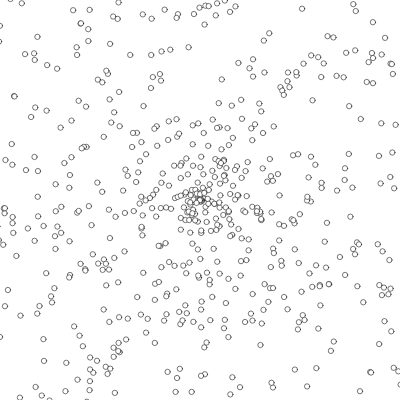
Frame 1 (no input)
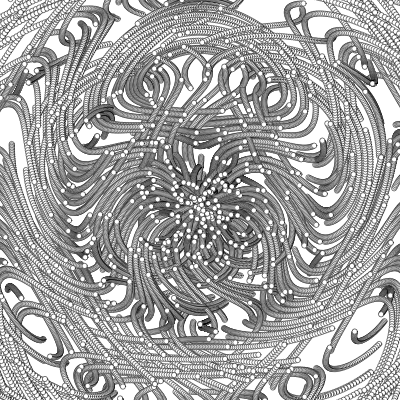
Frame 60 (no input)
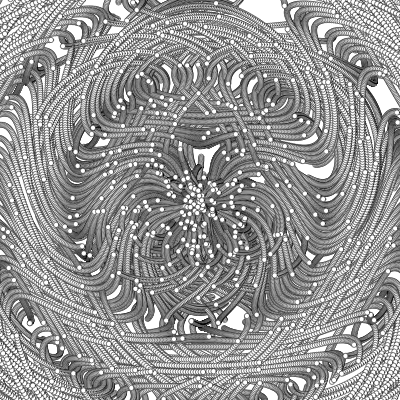
Frame 120 (the mouse pressed at the canvas centre since frame 60)

The p5.js sketch that drew these frames (run headless with seeded random() and noise() and a simulated clock; from frame 60 on, the mouse is pressed at the canvas centre):

// p5.js sketch
// ── sketch.js
var S = 15;
var num = 1000;
var X,Y;
var a = 1.5;
var b =1;
var dt = 0.045;
var zoom = 0.8;

// 函数setup() ：准备阶段
function setup() {
	createCanvas(400,400);
	X = new Array();
	Y = new Array();
	for(var i=0;i<num;i++)
	{
		X[i] = random(-S,S);
		Y[i] = random(-3.14,3.14);
	}
}

// 函数draw()：作画阶段
function draw() {
	fill(255);// 填充白色

	StepDE(dt);
	drawParticles();
}

function StepDE(dt)
{
	for(var i=0;i<num;i++)
	{
		var r = X[i];
		var theta = Y[i];

		var dr = sin(a*theta)*dt;
		var dtheta = 0.33*cos(b*r)*dt;

		r += dr;
		theta += dtheta;

		X[i] = r;
		Y[i] = theta;
	}
}

function drawParticles()
{
	push();
	translate(width/2,height/2);
	scale(zoom*width/12,zoom*height/12);
	strokeWeight(0.02);
	for(var i=0;i<num;i++)
	{
		var r = X[i];
		var theta = Y[i];
		var x = r*sin(theta);
		var y = r*cos(theta);
		ellipse(x,y,0.2,0.2);
	}
	pop();
}
